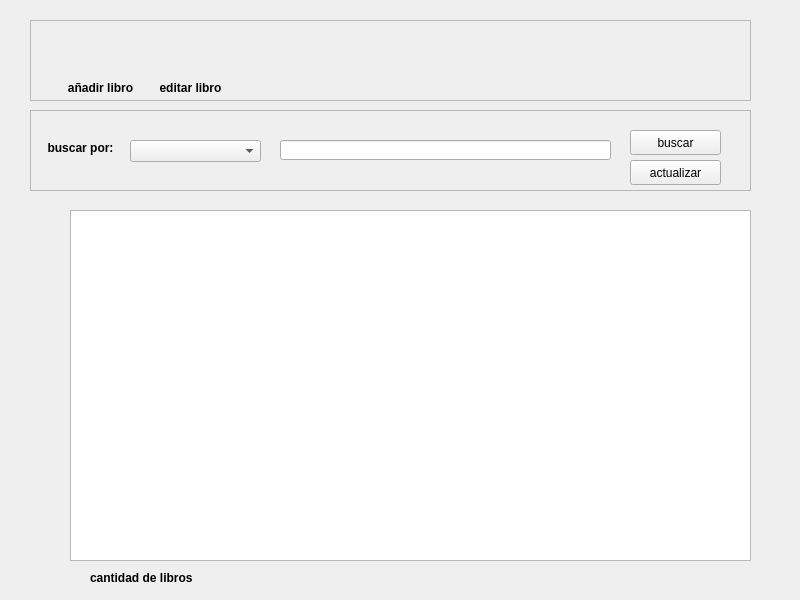
<?xml version="1.0" encoding="UTF-8"?>
<ui version="4.0">
 <class>main_ventana_libros</class>
 <widget class="QWidget" name="main_ventana_libros">
  <property name="geometry">
   <rect>
    <x>0</x>
    <y>0</y>
    <width>800</width>
    <height>600</height>
   </rect>
  </property>
  <property name="windowTitle">
   <string>lista_libros</string>
  </property>
  <widget class="QFrame" name="frame">
   <property name="geometry">
    <rect>
     <x>30</x>
     <y>20</y>
     <width>721</width>
     <height>81</height>
    </rect>
   </property>
   <property name="frameShape">
    <enum>QFrame::StyledPanel</enum>
   </property>
   <property name="frameShadow">
    <enum>QFrame::Raised</enum>
   </property>
   <widget class="QPushButton" name="botonAddLibro">
    <property name="geometry">
     <rect>
      <x>30</x>
      <y>10</y>
      <width>81</width>
      <height>51</height>
     </rect>
    </property>
    <property name="styleSheet">
     <string notr="true">
QPushButton:hover
{
	border-style: solid;
   	background-color:#bbdefb;

}
</string>
    </property>
    <property name="text">
     <string/>
    </property>
    <property name="icon">
     <iconset>
      <normaloff>../assets/iconos/add-book-icon.png</normaloff>../assets/iconos/add-book-icon.png</iconset>
    </property>
    <property name="iconSize">
     <size>
      <width>45</width>
      <height>45</height>
     </size>
    </property>
    <property name="flat">
     <bool>true</bool>
    </property>
   </widget>
   <widget class="QLabel" name="label">
    <property name="geometry">
     <rect>
      <x>30</x>
      <y>60</y>
      <width>81</width>
      <height>16</height>
     </rect>
    </property>
    <property name="text">
     <string>&lt;html&gt;&lt;head/&gt;&lt;body&gt;&lt;p align=&quot;center&quot;&gt;&lt;span style=&quot; font-weight:600;&quot;&gt;añadir libro&lt;/span&gt;&lt;/p&gt;&lt;/body&gt;&lt;/html&gt;</string>
    </property>
   </widget>
   <widget class="QPushButton" name="botonAddLibro_2">
    <property name="geometry">
     <rect>
      <x>120</x>
      <y>10</y>
      <width>81</width>
      <height>51</height>
     </rect>
    </property>
    <property name="styleSheet">
     <string notr="true">
QPushButton:hover
{
	border-style: solid;
   	background-color:#bbdefb;

}
</string>
    </property>
    <property name="text">
     <string/>
    </property>
    <property name="icon">
     <iconset>
      <normaloff>../assets/iconos/edit-book.png</normaloff>../assets/iconos/edit-book.png</iconset>
    </property>
    <property name="iconSize">
     <size>
      <width>45</width>
      <height>45</height>
     </size>
    </property>
    <property name="flat">
     <bool>true</bool>
    </property>
   </widget>
   <widget class="QLabel" name="label_2">
    <property name="geometry">
     <rect>
      <x>120</x>
      <y>60</y>
      <width>81</width>
      <height>16</height>
     </rect>
    </property>
    <property name="text">
     <string>&lt;html&gt;&lt;head/&gt;&lt;body&gt;&lt;p align=&quot;center&quot;&gt;&lt;span style=&quot; font-weight:600;&quot;&gt;editar libro&lt;/span&gt;&lt;/p&gt;&lt;/body&gt;&lt;/html&gt;</string>
    </property>
   </widget>
  </widget>
  <widget class="QFrame" name="frame_2">
   <property name="geometry">
    <rect>
     <x>30</x>
     <y>110</y>
     <width>721</width>
     <height>81</height>
    </rect>
   </property>
   <property name="frameShape">
    <enum>QFrame::StyledPanel</enum>
   </property>
   <property name="frameShadow">
    <enum>QFrame::Raised</enum>
   </property>
   <widget class="QLabel" name="label_3">
    <property name="geometry">
     <rect>
      <x>10</x>
      <y>30</y>
      <width>81</width>
      <height>16</height>
     </rect>
    </property>
    <property name="text">
     <string>&lt;html&gt;&lt;head/&gt;&lt;body&gt;&lt;p align=&quot;center&quot;&gt;&lt;span style=&quot; font-weight:600;&quot;&gt;buscar por:&lt;/span&gt;&lt;/p&gt;&lt;/body&gt;&lt;/html&gt;</string>
    </property>
   </widget>
   <widget class="QComboBox" name="buscarPorComboBox">
    <property name="geometry">
     <rect>
      <x>100</x>
      <y>30</y>
      <width>131</width>
      <height>22</height>
     </rect>
    </property>
   </widget>
   <widget class="QLineEdit" name="lineEdit">
    <property name="geometry">
     <rect>
      <x>250</x>
      <y>30</y>
      <width>331</width>
      <height>20</height>
     </rect>
    </property>
   </widget>
   <widget class="QPushButton" name="pushButton">
    <property name="geometry">
     <rect>
      <x>600</x>
      <y>20</y>
      <width>91</width>
      <height>25</height>
     </rect>
    </property>
    <property name="text">
     <string>buscar</string>
    </property>
    <property name="icon">
     <iconset>
      <normaloff>../assets/iconos/search-icon.png</normaloff>../assets/iconos/search-icon.png</iconset>
    </property>
   </widget>
   <widget class="QPushButton" name="pushButton_2">
    <property name="geometry">
     <rect>
      <x>600</x>
      <y>50</y>
      <width>91</width>
      <height>25</height>
     </rect>
    </property>
    <property name="text">
     <string>actualizar</string>
    </property>
    <property name="icon">
     <iconset>
      <normaloff>../assets/iconos/refresh-icon.png</normaloff>../assets/iconos/refresh-icon.png</iconset>
    </property>
   </widget>
  </widget>
  <widget class="QTableView" name="tableView">
   <property name="geometry">
    <rect>
     <x>70</x>
     <y>210</y>
     <width>681</width>
     <height>351</height>
    </rect>
   </property>
  </widget>
  <widget class="QLabel" name="label_4">
   <property name="geometry">
    <rect>
     <x>90</x>
     <y>570</y>
     <width>111</width>
     <height>16</height>
    </rect>
   </property>
   <property name="text">
    <string>&lt;html&gt;&lt;head/&gt;&lt;body&gt;&lt;p&gt;&lt;span style=&quot; font-weight:600;&quot;&gt;cantidad de libros&lt;/span&gt;&lt;/p&gt;&lt;/body&gt;&lt;/html&gt;</string>
   </property>
  </widget>
  <widget class="QLabel" name="cantidadLibros">
   <property name="geometry">
    <rect>
     <x>210</x>
     <y>570</y>
     <width>51</width>
     <height>16</height>
    </rect>
   </property>
   <property name="text">
    <string>&lt;html&gt;&lt;head/&gt;&lt;body&gt;&lt;p&gt;&lt;br/&gt;&lt;/p&gt;&lt;/body&gt;&lt;/html&gt;</string>
   </property>
  </widget>
 </widget>
 <resources/>
 <connections/>
</ui>
